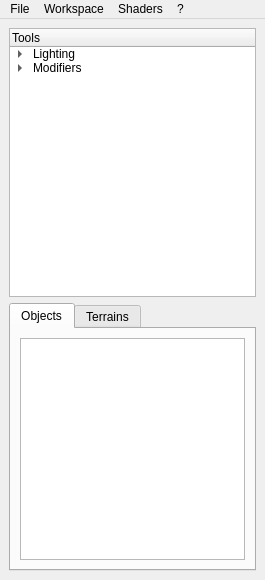
<?xml version="1.0" encoding="UTF-8"?>
<ui version="4.0">
 <class>MainWindow</class>
 <widget class="QMainWindow" name="MainWindow">
  <property name="geometry">
   <rect>
    <x>0</x>
    <y>0</y>
    <width>265</width>
    <height>580</height>
   </rect>
  </property>
  <property name="windowTitle">
   <string>CAnnovation</string>
  </property>
  <widget class="QWidget" name="centralwidget">
   <layout class="QVBoxLayout" name="verticalLayout">
    <item>
     <widget class="QTreeWidget" name="treeWidget">
      <property name="animated">
       <bool>true</bool>
      </property>
      <column>
       <property name="text">
        <string>Tools</string>
       </property>
      </column>
      <item>
       <property name="text">
        <string>Lighting</string>
       </property>
       <item>
        <property name="text">
         <string>add PointLight</string>
        </property>
       </item>
       <item>
        <property name="text">
         <string>add DirectionalLight</string>
        </property>
       </item>
       <item>
        <property name="text">
         <string>add Spotlight</string>
        </property>
       </item>
      </item>
      <item>
       <property name="text">
        <string>Modifiers</string>
       </property>
       <item>
        <property name="text">
         <string>use model as Brush</string>
        </property>
       </item>
      </item>
     </widget>
    </item>
    <item>
     <widget class="QTabWidget" name="tabWidget">
      <property name="currentIndex">
       <number>0</number>
      </property>
      <widget class="QWidget" name="objectsTab">
       <attribute name="title">
        <string>Objects</string>
       </attribute>
       <layout class="QVBoxLayout" name="verticalLayout_2">
        <item>
         <widget class="QListWidget" name="eggPool">
          <property name="sizePolicy">
           <sizepolicy hsizetype="Expanding" vsizetype="Expanding">
            <horstretch>0</horstretch>
            <verstretch>0</verstretch>
           </sizepolicy>
          </property>
          <property name="tabKeyNavigation">
           <bool>false</bool>
          </property>
          <property name="resizeMode">
           <enum>QListView::Fixed</enum>
          </property>
          <property name="spacing">
           <number>0</number>
          </property>
          <property name="viewMode">
           <enum>QListView::ListMode</enum>
          </property>
          <property name="sortingEnabled">
           <bool>true</bool>
          </property>
         </widget>
        </item>
       </layout>
      </widget>
      <widget class="QWidget" name="terrainsTab">
       <attribute name="title">
        <string>Terrains</string>
       </attribute>
       <layout class="QVBoxLayout" name="verticalLayout_4">
        <item>
         <layout class="QVBoxLayout" name="verticalLayout_3">
          <item>
           <layout class="QHBoxLayout" name="horizontalLayout">
            <item>
             <widget class="QPushButton" name="createTerrainButton">
              <property name="text">
               <string>Create</string>
              </property>
             </widget>
            </item>
            <item>
             <widget class="QPushButton" name="modifyTerrainButton">
              <property name="text">
               <string>Modify</string>
              </property>
             </widget>
            </item>
           </layout>
          </item>
          <item>
           <widget class="QListWidget" name="terrainPool">
            <property name="sizePolicy">
             <sizepolicy hsizetype="Expanding" vsizetype="Expanding">
              <horstretch>0</horstretch>
              <verstretch>0</verstretch>
             </sizepolicy>
            </property>
            <property name="tabKeyNavigation">
             <bool>false</bool>
            </property>
            <property name="resizeMode">
             <enum>QListView::Fixed</enum>
            </property>
            <property name="spacing">
             <number>0</number>
            </property>
            <property name="viewMode">
             <enum>QListView::ListMode</enum>
            </property>
            <property name="sortingEnabled">
             <bool>true</bool>
            </property>
           </widget>
          </item>
         </layout>
        </item>
       </layout>
      </widget>
     </widget>
    </item>
   </layout>
  </widget>
  <widget class="QMenuBar" name="menubar">
   <property name="geometry">
    <rect>
     <x>0</x>
     <y>0</y>
     <width>265</width>
     <height>21</height>
    </rect>
   </property>
   <widget class="QMenu" name="menuFile">
    <property name="title">
     <string>File</string>
    </property>
    <addaction name="actionNew_2"/>
    <addaction name="actionLoad"/>
    <addaction name="actionSave_Scene"/>
    <addaction name="separator"/>
    <addaction name="actionExit"/>
   </widget>
   <widget class="QMenu" name="menuWorkspace">
    <property name="title">
     <string>Workspace</string>
    </property>
    <addaction name="actionRefresh"/>
   </widget>
   <widget class="QMenu" name="menuSettings">
    <property name="title">
     <string>?</string>
    </property>
    <addaction name="actionAdvanced_featues"/>
    <addaction name="separator"/>
    <addaction name="actionAbout"/>
   </widget>
   <widget class="QMenu" name="menuShaders">
    <property name="title">
     <string>Shaders</string>
    </property>
    <addaction name="actionPPL"/>
    <addaction name="actionToonShading"/>
    <addaction name="actionAmbientOcclusion"/>
   </widget>
   <addaction name="menuFile"/>
   <addaction name="menuWorkspace"/>
   <addaction name="menuShaders"/>
   <addaction name="menuSettings"/>
  </widget>
  <action name="actionScene">
   <property name="text">
    <string>Scene</string>
   </property>
  </action>
  <action name="actionLoad">
   <property name="text">
    <string>Load</string>
   </property>
  </action>
  <action name="actionNew_2">
   <property name="text">
    <string>New</string>
   </property>
  </action>
  <action name="actionSave_Scene">
   <property name="text">
    <string>Save</string>
   </property>
  </action>
  <action name="actionExit">
   <property name="text">
    <string>Exit</string>
   </property>
  </action>
  <action name="actionRefresh">
   <property name="text">
    <string>Refresh</string>
   </property>
  </action>
  <action name="actionAdvanced_featues">
   <property name="text">
    <string>Visit website...</string>
   </property>
  </action>
  <action name="actionAbout">
   <property name="text">
    <string>About</string>
   </property>
  </action>
  <action name="actionPPL">
   <property name="checkable">
    <bool>true</bool>
   </property>
   <property name="checked">
    <bool>false</bool>
   </property>
   <property name="text">
    <string>PerPixel Lighting</string>
   </property>
  </action>
  <action name="actionToonShading">
   <property name="checkable">
    <bool>true</bool>
   </property>
   <property name="text">
    <string>Toon Shading</string>
   </property>
  </action>
  <action name="actionAmbientOcclusion">
   <property name="checkable">
    <bool>true</bool>
   </property>
   <property name="text">
    <string>Ambient Occlusion</string>
   </property>
  </action>
 </widget>
 <resources/>
 <connections/>
</ui>
